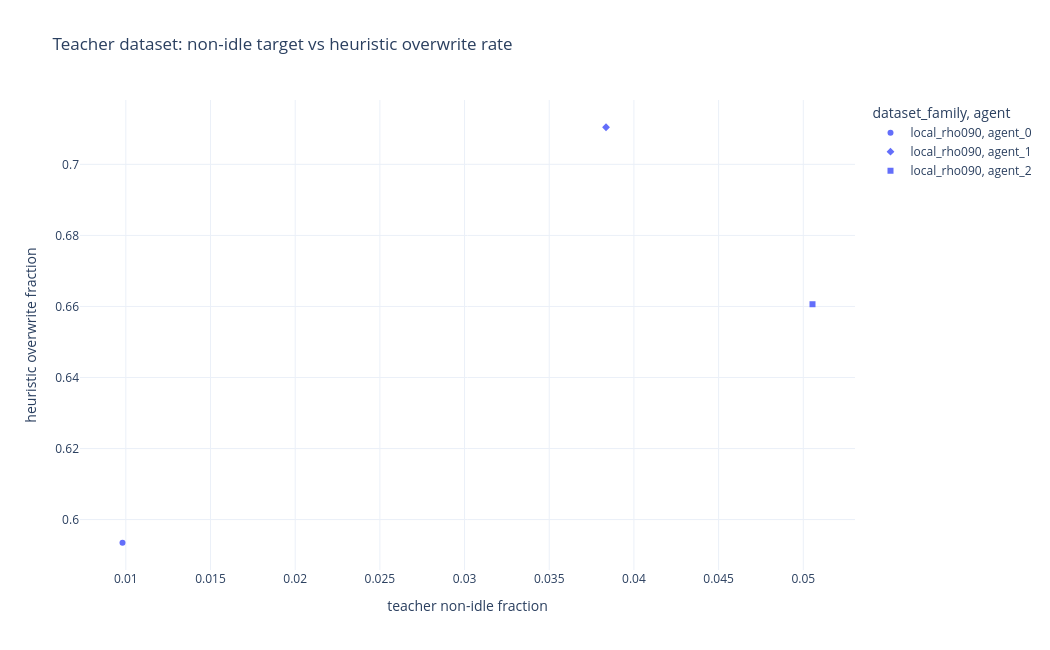

The notebook cell this image was saved under:
### Markdown cell above
## Teacher Dataset Cross-Seed Comparison

This tells you whether the teacher seeds are teaching the same sparse behavior or if each seed specializes different agents.

### Code cell
if not dataset_agent_df.empty:
    dataset_agent_seed_summary = cd.aggregate_teacher_dataset_agents(dataset_agent_df)
    pivot = dataset_agent_seed_summary.pivot_table(
        index="dataset_family",
        columns="agent",
        values=["teacher_action0_frac", "teacher_nonidle_frac", "was_overwritten_frac", "force_noop_frac"],
        aggfunc="mean",
    )
    display(pivot)

    import plotly.express as px
    fig = px.scatter(
        dataset_agent_seed_summary,
        x="teacher_nonidle_frac",
        y="was_overwritten_frac",
        color="dataset_family",
        symbol="agent",
        hover_data=["teacher_action0_frac", "force_noop_frac", "policy_nonidle_frac", "n_seed_datasets", "seeds", "datasets"],
        labels={
            "teacher_nonidle_frac": "teacher non-idle fraction",
            "was_overwritten_frac": "heuristic overwrite fraction",
        },
        title="Teacher dataset: non-idle target vs heuristic overwrite rate",
    )
    fig.update_layout(template="plotly_white", height=650, width=1050)
    cd.save_fig(fig, "teacher_student_dataset_nonidle_vs_overwrite", save=SAVE_FIGURES)
    if SHOW_FIGURES:
        fig.show()

### Figure 1 — Plotly figure (JSON) as saved in the notebook; plotly's stock layout.template omitted (floating-point values rounded to 4 significant figures)
{"data": [{"customdata": [[0.9902, 0.9858, 0.6033, 3, [0, 1, 2], ["local_rho090_s0", "local_rho090_s1", "local_rho090_s2"]]], "hovertemplate": "dataset_family=local_rho090<br>agent=agent_0<br>teacher non-idle fraction=%{x}<br>heuristic overwrite fraction=%{y}<br>teacher_action0_frac=%{customdata[0]}<br>force_noop_frac=%{customdata[1]}<br>policy_nonidle_frac=%{customdata[2]}<br>n_seed_datasets=%{customdata[3]}<br>seeds=%{customdata[4]}<br>datasets=%{customdata[5]}<extra></extra>", "legendgroup": "local_rho090, agent_0", "marker": {"color": "#636efa", "symbol": "circle"}, "mode": "markers", "name": "local_rho090, agent_0", "orientation": "v", "showlegend": true, "type": "scatter", "x": [0.009803], "xaxis": "x", "y": [0.5935], "yaxis": "y"}, {"customdata": [[0.9616, 0.9487, 0.7488, 3, [0, 1, 2], ["local_rho090_s0", "local_rho090_s1", "local_rho090_s2"]]], "hovertemplate": "dataset_family=local_rho090<br>agent=agent_1<br>teacher non-idle fraction=%{x}<br>heuristic overwrite fraction=%{y}<br>teacher_action0_frac=%{customdata[0]}<br>force_noop_frac=%{customdata[1]}<br>policy_nonidle_frac=%{customdata[2]}<br>n_seed_datasets=%{customdata[3]}<br>seeds=%{customdata[4]}<br>datasets=%{customdata[5]}<extra></extra>", "legendgroup": "local_rho090, agent_1", "marker": {"color": "#636efa", "symbol": "diamond"}, "mode": "markers", "name": "local_rho090, agent_1", "orientation": "v", "showlegend": true, "type": "scatter", "x": [0.03835], "xaxis": "x", "y": [0.7105], "yaxis": "y"}, {"customdata": [[0.9495, 0.8873, 0.7112, 3, [0, 1, 2], ["local_rho090_s0", "local_rho090_s1", "local_rho090_s2"]]], "hovertemplate": "dataset_family=local_rho090<br>agent=agent_2<br>teacher non-idle fraction=%{x}<br>heuristic overwrite fraction=%{y}<br>teacher_action0_frac=%{customdata[0]}<br>force_noop_frac=%{customdata[1]}<br>policy_nonidle_frac=%{customdata[2]}<br>n_seed_datasets=%{customdata[3]}<br>seeds=%{customdata[4]}<br>datasets=%{customdata[5]}<extra></extra>", "legendgroup": "local_rho090, agent_2", "marker": {"color": "#636efa", "symbol": "square"}, "mode": "markers", "name": "local_rho090, agent_2", "orientation": "v", "showlegend": true, "type": "scatter", "x": [0.05054], "xaxis": "x", "y": [0.6606], "yaxis": "y"}], "layout": {"height": 650, "legend": {"title": {"text": "dataset_family, agent"}, "tracegroupgap": 0}, "title": {"text": "Teacher dataset: non-idle target vs heuristic overwrite rate"}, "width": 1050, "xaxis": {"anchor": "y", "domain": [0, 1], "title": {"text": "teacher non-idle fraction"}}, "yaxis": {"anchor": "x", "domain": [0, 1], "title": {"text": "heuristic overwrite fraction"}}}}
